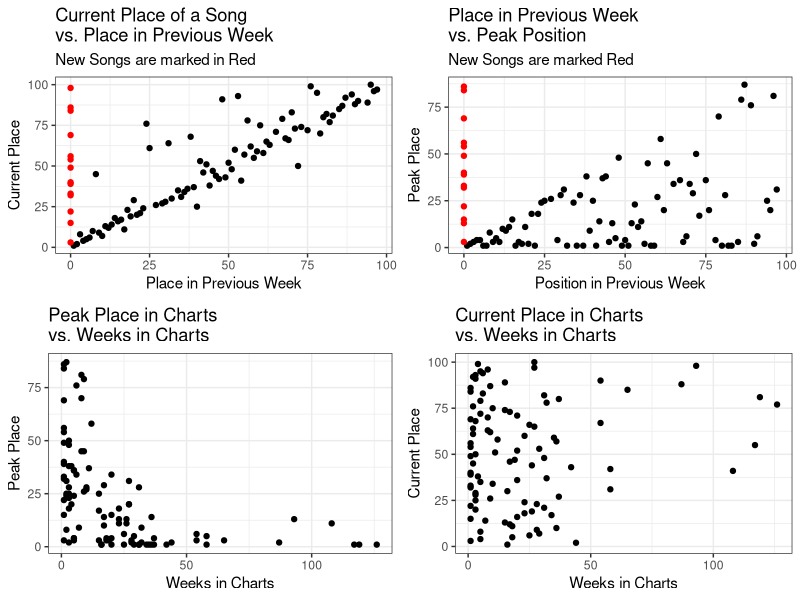
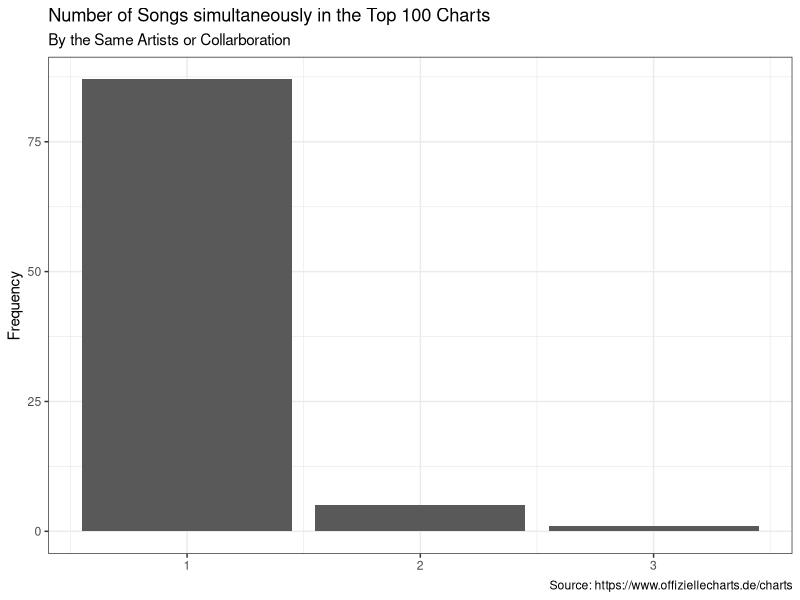
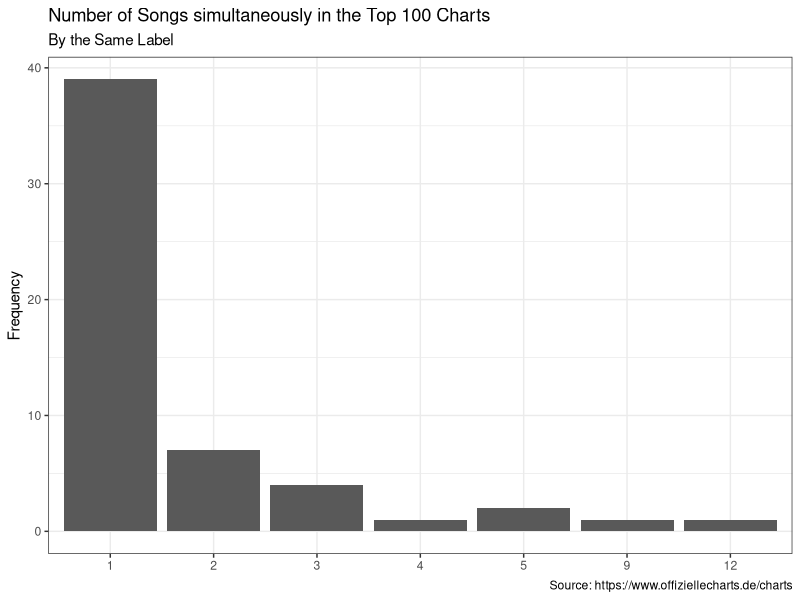

R code for these plots, in order:
## ---- chunk 1
library(ggplot2)
library(gridExtra)
library(readr)
library(dplyr)
chart_scrap <- read_csv('2022-03-09_charts_report.csv')
## ---- chunk 2
#Reporting Figures and Tables
#Scatter Plots
current_v_last <- ggplot(data = chart_scrap,
                                     aes(y = current, x=last_week,
                                     col=ifelse(is.na(last_week), yes = 'NA' , no = 'NonNA')))+
                                      geom_point(aes(y = current, x=last_week_fill),show.legend = F)+
                                      scale_color_manual(values = c('#FF0000','#000000'))+
                                      labs(title = 'Current Place of a Song \nvs. Place in Previous Week',
                                           subtitle = 'New Songs are marked in Red',
                                           y='Current Place', x='Place in Previous Week')+
                                        theme_bw()
weeks_v_peak <- ggplot(data = chart_scrap,
                                             aes(x=weeks_in_charts, y=peak_in_charts))+
                                              geom_point()+
                                              labs(title = 'Peak Place in Charts \nvs. Weeks in Charts',
                                                   x='Weeks in Charts', y='Peak Place')+
                                              theme_bw()
week_v_current <- ggplot(data = chart_scrap, aes(x=weeks_in_charts, y=current))+
                                      geom_point()+
                                      labs(title = 'Current Place in Charts \nvs. Weeks in Charts',
                                           x='Weeks in Charts', y='Current Place')+
                                      theme_bw()
last_v_peak <- ggplot(data = chart_scrap, aes(x=last_week_fill, y=peak_in_charts,
                                                col=ifelse(is.na(last_week), yes = 'NA' , no = 'NonNA')))+
                                    geom_point(show.legend = F)+
                                    labs(title = 'Place in Previous Week \nvs. Peak Position',
                                         subtitle = 'New Songs are marked Red',
                                         x='Position in Previous Week', y='Peak Place')+
                                    scale_color_manual(values = c('#FF0000','#000000'))+
                                    theme_bw()
grid.arrange(current_v_last,last_v_peak, weeks_v_peak,week_v_current, nrow=2)
## ---- chunk 3
chart_scrap%>%
                      count(artist)%>%
                      ggplot(aes(x=n))+
                      geom_bar()+
                      labs(title = 'Number of Songs simultaneously in the Top 100 Charts',
                           subtitle = 'By the Same Artists or Collarboration',
                           y='Frequency',
                           x=NULL,
                           caption = 'Source: https://www.offiziellecharts.de/charts')+
                      theme_bw()
chart_scrap%>%
                        count(artist,sort = T)%>%
                        filter(n>1)%>%
                        knitr::kable()
chart_scrap%>%
                      count(label)%>%
                      ggplot(aes(x=as.factor(n)))+
                      geom_bar()+
                      geom_bar()+
                      labs(title = 'Number of Songs simultaneously in the Top 100 Charts',
                           subtitle = 'By the Same Label',
                           y='Frequency',
                           x=NULL,
                           caption = 'Source: https://www.offiziellecharts.de/charts')+
                      theme_bw()
chart_scrap%>%
                        count(label, sort = T)%>%
                        filter(n>1)%>%
                        knitr::kable()
## ---- chunk 4
#Songs that are currently peaking
chart_scrap%>%
                        filter(current == peak_in_charts)%>%
                        select(artist, title, current)%>%
                        rename(Position = current)%>%
                        knitr::kable()
